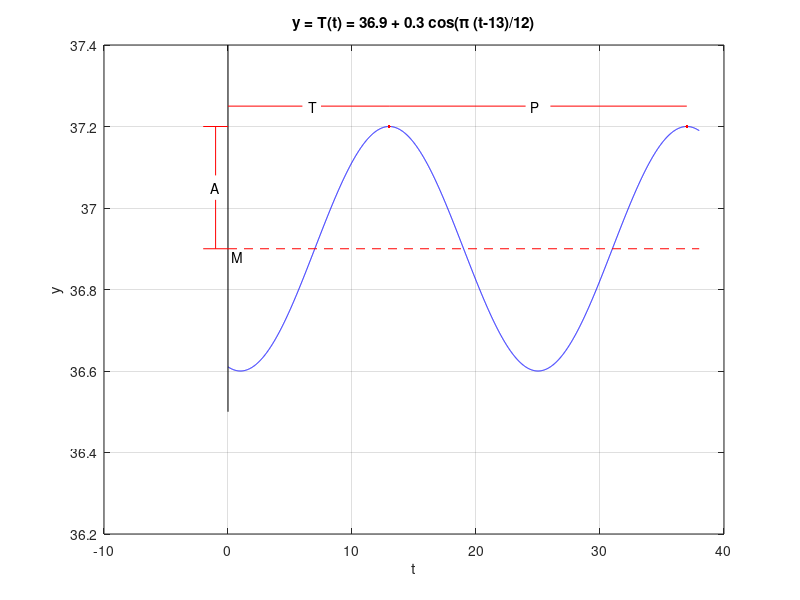

MATLAB code for this plot:
close all

% Graph of  y =  36.9 + 0.3*cos(pi*(t - 13)/12)
x=0:0.01:38;
y = 36.9 + 0.3*cos(pi*(x - 13)/12);
plot(x,y,'b')
hold on
grid on;

% The y axis
y=36.5:0.9:37.4;
x = 0*y;
plot(x,y,'k');

% The line y = 36.9
x=0:38:38;
y=0*x + 36.9;
plot(x,y, '--r')

% The phase
x=0:6:6;
y= 37.25+ 0*x;
plot(x,y,'r')
x=7.5:5.5:13;
y= 37.25 + 0*x;
plot(x,y,'r')
y=37.2:0.1:37.3;
x= 13 + 0*y;
plot(x,y,'r')
text(6.5, 37.25,'T');

% The period
x=13:11:24;
y= 37.25 + 0*x;
plot(x,y,'r')
x=26:11:37;
y= 37.25 + 0*x;
plot(x,y,'r')
y=37.2:0.1:37.3;
x=37 + 0*y;
plot(x,y,'r')
text(24.4, 37.25,'P');

% The amplitude
x=-2:2:0;
y= 36.9 + 0*x;
plot(x,y,'r')
y= 37.2 + 0*x;
plot(x,y,'r')
y= 36.9:0.12:37.02;
x = -1 + 0*y;
plot(x,y,'r')
y= 37.08:0.12:37.2;
x= -1 + 0*y;
plot(x,y,'r')
text(-1.4,37.05,'A');

% The average
text(0.3,36.88,'M');

% The title and the labels
xlabel('t');
ylabel('y');
title('y = T(t) = 36.9 + 0.3 cos(\pi (t-13)/12)');
